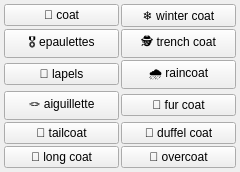
<?xml version="1.0" encoding="UTF-8"?>
<ui version="4.0">
 <class>clothes_coat_menu</class>
 <widget class="QWidget" name="clothes_coat_menu">
  <property name="geometry">
   <rect><x>0</x><y>0</y><width>240</width><height>60</height></rect>
  </property>
  <layout class="QGridLayout" name="grid">
   <property name="leftMargin"><number>4</number></property>
   <property name="topMargin"><number>4</number></property>
   <property name="rightMargin"><number>4</number></property>
   <property name="bottomMargin"><number>4</number></property>
   <property name="horizontalSpacing"><number>2</number></property>
   <property name="verticalSpacing"><number>2</number></property>
   <item row="0" column="0">
    <widget class="QPushButton" name="chk_coat">
     <property name="checkable"><bool>true</bool></property>
     <property name="text"><string>🧥 coat</string></property>
     <property name="tags" stdset="0"><string>coat</string></property>
     <property name="group" stdset="0"><string>coat</string></property>
    </widget>
   </item>
   <item row="1" column="0">
    <widget class="QPushButton" name="chk_epaulettes">
     <property name="checkable"><bool>true</bool></property>
     <property name="text"><string>🎖️ epaulettes</string></property>
     <property name="tags" stdset="0"><string>epaulettes</string></property>
     <property name="group" stdset="0"><string>coat</string></property>
    </widget>
   </item>
   <item row="2" column="0">
    <widget class="QPushButton" name="chk_lapels">
     <property name="checkable"><bool>true</bool></property>
     <property name="text"><string>🧥 lapels</string></property>
     <property name="tags" stdset="0"><string>lapels</string></property>
     <property name="group" stdset="0"><string>coat</string></property>
    </widget>
   </item>
   <item row="3" column="0">
    <widget class="QPushButton" name="chk_aiguillette">
     <property name="checkable"><bool>true</bool></property>
     <property name="text"><string>🪢 aiguillette</string></property>
     <property name="tags" stdset="0"><string>aiguillette</string></property>
     <property name="group" stdset="0"><string>coat</string></property>
    </widget>
   </item>
   <item row="4" column="0">
    <widget class="QPushButton" name="chk_tailcoat">
     <property name="checkable"><bool>true</bool></property>
     <property name="text"><string>🎩 tailcoat</string></property>
     <property name="tags" stdset="0"><string>tailcoat</string></property>
     <property name="group" stdset="0"><string>coat</string></property>
    </widget>
   </item>
   <item row="5" column="0">
    <widget class="QPushButton" name="chk_long_coat">
     <property name="checkable"><bool>true</bool></property>
     <property name="text"><string>🧥 long coat</string></property>
     <property name="tags" stdset="0"><string>long coat</string></property>
     <property name="group" stdset="0"><string>coat</string></property>
    </widget>
   </item>
   <item row="0" column="1">
    <widget class="QPushButton" name="chk_winter_coat">
     <property name="checkable"><bool>true</bool></property>
     <property name="text"><string>❄️ winter coat</string></property>
     <property name="tags" stdset="0"><string>winter coat</string></property>
     <property name="group" stdset="0"><string>coat</string></property>
    </widget>
   </item>
   <item row="1" column="1">
    <widget class="QPushButton" name="chk_trench_coat">
     <property name="checkable"><bool>true</bool></property>
     <property name="text"><string>🕵️ trench coat</string></property>
     <property name="tags" stdset="0"><string>trench coat</string></property>
     <property name="group" stdset="0"><string>coat</string></property>
    </widget>
   </item>
   <item row="2" column="1">
    <widget class="QPushButton" name="chk_raincoat">
     <property name="checkable"><bool>true</bool></property>
     <property name="text"><string>🌧️ raincoat</string></property>
     <property name="tags" stdset="0"><string>raincoat</string></property>
     <property name="group" stdset="0"><string>coat</string></property>
    </widget>
   </item>
   <item row="3" column="1">
    <widget class="QPushButton" name="chk_fur_coat">
     <property name="checkable"><bool>true</bool></property>
     <property name="text"><string>🧸 fur coat</string></property>
     <property name="tags" stdset="0"><string>fur coat</string></property>
     <property name="group" stdset="0"><string>coat</string></property>
    </widget>
   </item>
   <item row="4" column="1">
    <widget class="QPushButton" name="chk_duffel_coat">
     <property name="checkable"><bool>true</bool></property>
     <property name="text"><string>🧥 duffel coat</string></property>
     <property name="tags" stdset="0"><string>duffel coat</string></property>
     <property name="group" stdset="0"><string>coat</string></property>
    </widget>
   </item>
   <item row="5" column="1">
    <widget class="QPushButton" name="chk_overcoat">
     <property name="checkable"><bool>true</bool></property>
     <property name="text"><string>🧥 overcoat</string></property>
     <property name="tags" stdset="0"><string>overcoat</string></property>
     <property name="group" stdset="0"><string>coat</string></property>
    </widget>
   </item>
  </layout>
 </widget>
 <resources/>
 <connections/>
</ui>
